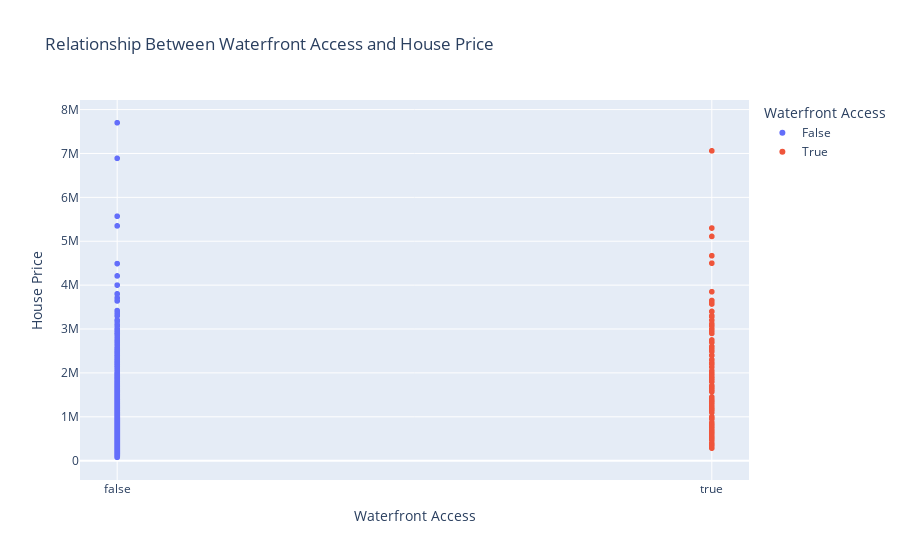

Notebook cell for this chart:
### Markdown cell above
#### Client

##### Hypothesis 1

All houses with waterfront access are expensive and require high budget.

### Code cell
import plotly.express as px 
 
fig = px.scatter(df, x='waterfront', y='price', color='waterfront',
                 labels={'waterfront': 'Waterfront Access', 'price': 'House Price'},
                 title='Relationship Between Waterfront Access and House Price')

fig.update_layout(
    xaxis=dict(title='Waterfront Access'),
    yaxis=dict(title='House Price'),
    showlegend=True)

fig.show()

### Figure 1 — Plotly figure (JSON) as saved in the notebook; plotly's stock layout.template omitted (floating-point values rounded to 4 significant figures; data arrays with more than 128 entries replaced by an {"elided": "..."} marker saying what was removed)
{"data": [{"hovertemplate": "Waterfront Access=%{x}<br>House Price=%{y}<extra></extra>", "legendgroup": "False", "marker": {"color": "#636efa", "symbol": "circle"}, "mode": "markers", "name": "False", "showlegend": true, "type": "scattergl", "x": {"elided": "21451 bool values"}, "xaxis": "x", "y": {"elided": "21451 int values"}, "yaxis": "y"}, {"hovertemplate": "Waterfront Access=%{x}<br>House Price=%{y}<extra></extra>", "legendgroup": "True", "marker": {"color": "#EF553B", "symbol": "circle"}, "mode": "markers", "name": "True", "showlegend": true, "type": "scattergl", "x": {"elided": "146 bool values"}, "xaxis": "x", "y": {"elided": "146 int values"}, "yaxis": "y"}], "layout": {"legend": {"title": {"text": "Waterfront Access"}, "tracegroupgap": 0}, "showlegend": true, "title": {"text": "Relationship Between Waterfront Access and House Price"}, "xaxis": {"anchor": "y", "categoryarray": [false, true], "categoryorder": "array", "domain": [0, 1], "title": {"text": "Waterfront Access"}}, "yaxis": {"anchor": "x", "domain": [0, 1], "title": {"text": "House Price"}}}}
